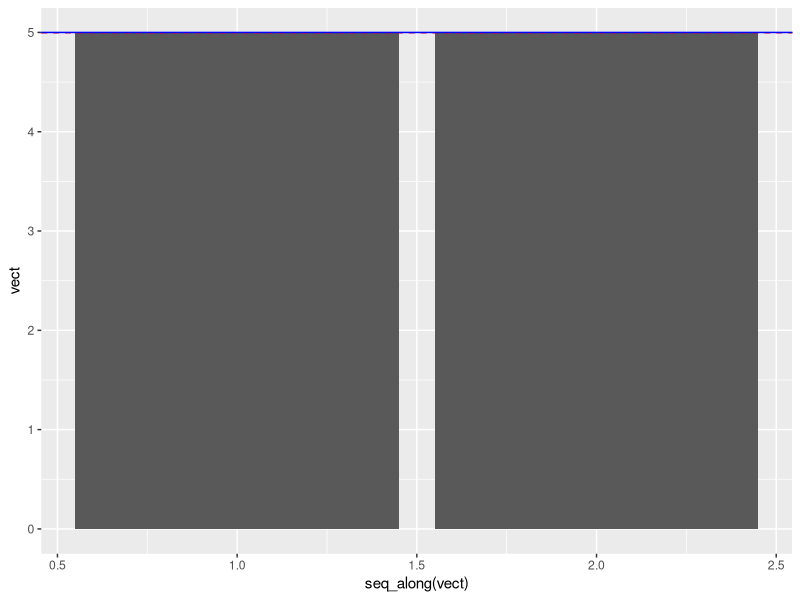
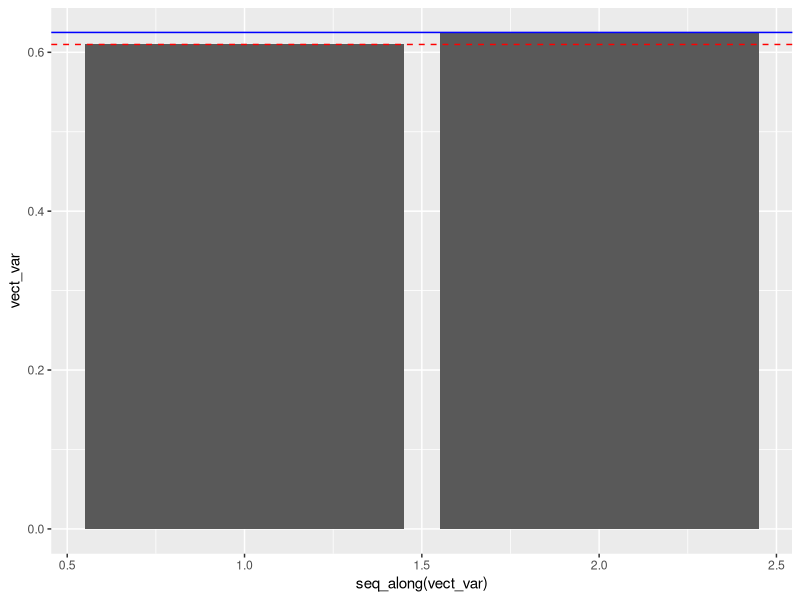
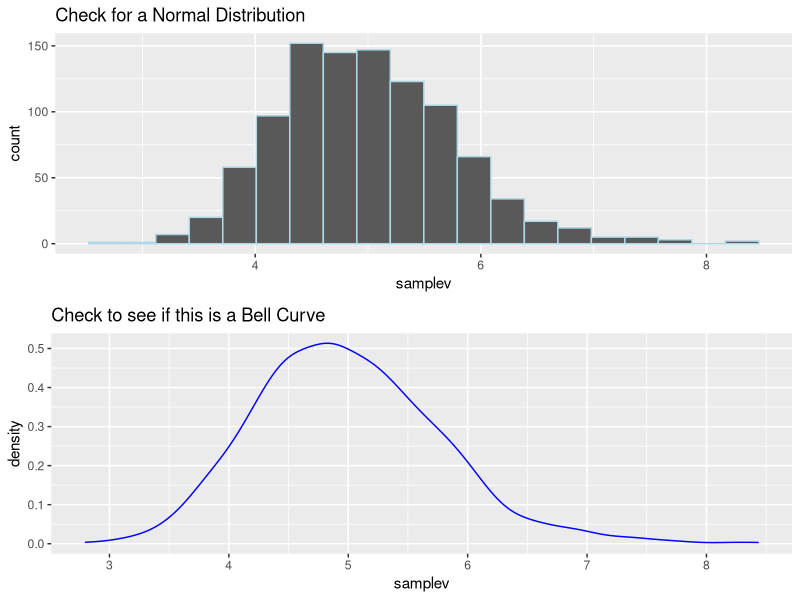

R code for these plots, in order:
## ---- chunk 1
knitr::opts_chunk$set(echo = TRUE)
## ---- chunk 2
lambda<-0.2
n=40
B<-1000

samplev<- rep(NA,1000)

## Sample Vector
for (i in 1:1000){
  gen <- rexp(n,lambda)
  samplev[i] <- mean(gen)
}

## ---- chunk 3
library(ggplot2)

#########################
#       Mean            #
#########################

sample_mean<-mean(samplev)

given_mean<-1/lambda

vect <- c(sample_mean, given_mean)

sample_mean
given_mean

g<-ggplot(data.frame(vect), aes(seq_along(vect), vect)) +
  geom_bar(stat = "identity")+ 
  geom_hline(yintercept = sample_mean, color="red", lty=2) + 
  geom_hline(yintercept = given_mean, color="blue")

print(g)


#########################
#       Variance        #
#########################

sample_var<-var(samplev)

given_var<-(1/lambda)^2/n

vect_var <- c(sample_var, given_var)

sample_var
given_var

g2<-ggplot(data.frame(vect_var), aes(seq_along(vect_var), vect_var)) +
  geom_bar(stat = "identity")+
  geom_hline(yintercept = sample_var, color="red", lty=2) + 
  geom_hline(yintercept = given_var, color="blue")

print(g2)

## ---- chunk 4
# Multiple plot function
#
# ggplot objects can be passed in ..., or to plotlist (as a list of ggplot objects)
# - cols:   Number of columns in layout
# - layout: A matrix specifying the layout. If present, 'cols' is ignored.
#
# If the layout is something like matrix(c(1,2,3,3), nrow=2, byrow=TRUE),
# then plot 1 will go in the upper left, 2 will go in the upper right, and
# 3 will go all the way across the bottom.
#
multiplot <- function(..., plotlist=NULL, file, cols=1, layout=NULL) {
  library(grid)

  # Make a list from the ... arguments and plotlist
  plots <- c(list(...), plotlist)

  numPlots = length(plots)

  # If layout is NULL, then use 'cols' to determine layout
  if (is.null(layout)) {
    # Make the panel
    # ncol: Number of columns of plots
    # nrow: Number of rows needed, calculated from # of cols
    layout <- matrix(seq(1, cols * ceiling(numPlots/cols)),
                    ncol = cols, nrow = ceiling(numPlots/cols))
  }

 if (numPlots==1) {
    print(plots[[1]])

  } else {
    # Set up the page
    grid.newpage()
    pushViewport(viewport(layout = grid.layout(nrow(layout), ncol(layout))))

    # Make each plot, in the correct location
    for (i in 1:numPlots) {
      # Get the i,j matrix positions of the regions that contain this subplot
      matchidx <- as.data.frame(which(layout == i, arr.ind = TRUE))

      print(plots[[i]], vp = viewport(layout.pos.row = matchidx$row,
                                      layout.pos.col = matchidx$col))
    }
  }
}
## ---- chunk 5

# To See if the disctribution is approximately Normal

g1<-ggplot(data = data.frame(samplev), aes(samplev))+
    geom_histogram(color="lightblue",bins = 20)+ggtitle("Check for a Normal Distribution")

g3<-ggplot(data=data.frame(samplev),aes(samplev))+
    geom_density(color="blue")+ggtitle("Check to see if this is a Bell Curve")

multiplot(g1, g3)

